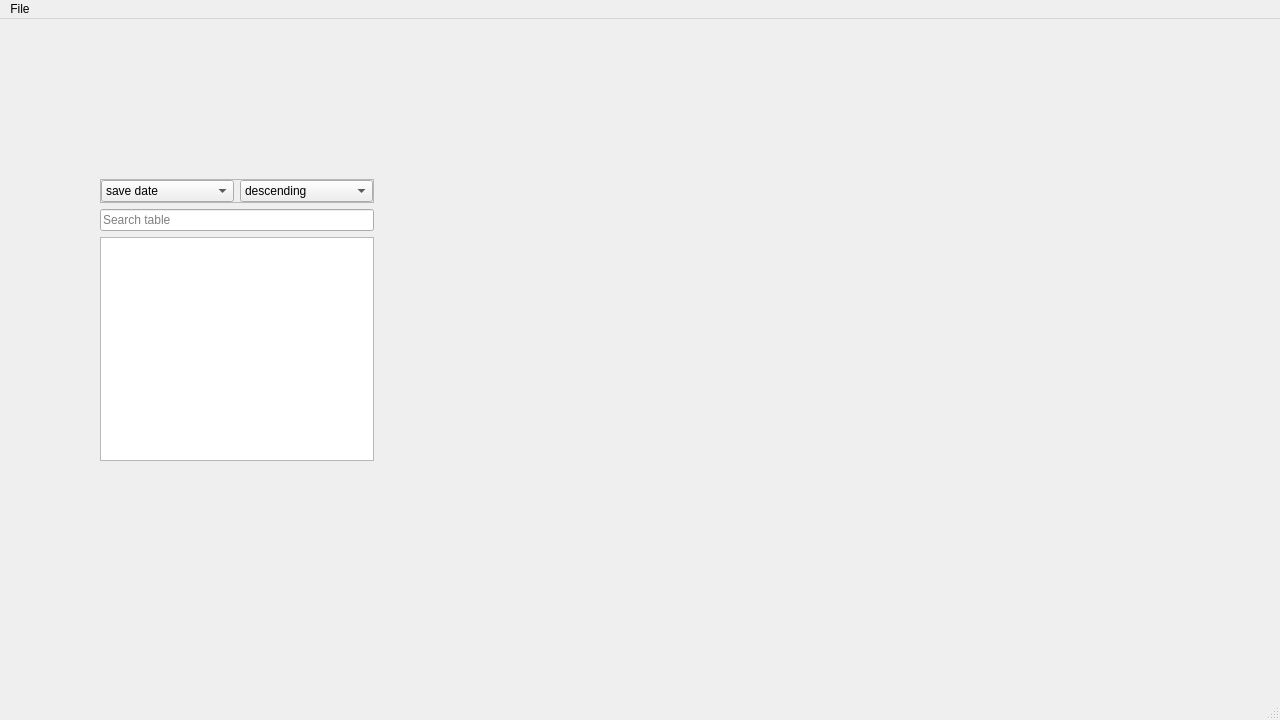
<?xml version="1.0" encoding="UTF-8"?>
<ui version="4.0">
 <class>MainWindow</class>
 <widget class="QMainWindow" name="MainWindow">
  <property name="geometry">
   <rect>
    <x>0</x>
    <y>0</y>
    <width>1280</width>
    <height>720</height>
   </rect>
  </property>
  <property name="windowTitle">
   <string>YT Saved Videos</string>
  </property>
  <widget class="QWidget" name="mainWidget">
   <widget class="QWidget" name="centralPanel" native="true">
    <property name="geometry">
     <rect>
      <x>100</x>
      <y>160</y>
      <width>274</width>
      <height>282</height>
     </rect>
    </property>
    <property name="sizePolicy">
     <sizepolicy hsizetype="Expanding" vsizetype="Expanding">
      <horstretch>2</horstretch>
      <verstretch>0</verstretch>
     </sizepolicy>
    </property>
    <layout class="QVBoxLayout" name="verticalLayout">
     <item>
      <widget class="QFrame" name="frame">
       <property name="frameShape">
        <enum>QFrame::StyledPanel</enum>
       </property>
       <property name="frameShadow">
        <enum>QFrame::Raised</enum>
       </property>
       <layout class="QHBoxLayout" name="horizontalLayout">
        <property name="leftMargin">
         <number>0</number>
        </property>
        <property name="topMargin">
         <number>0</number>
        </property>
        <property name="rightMargin">
         <number>0</number>
        </property>
        <property name="bottomMargin">
         <number>0</number>
        </property>
        <item>
         <widget class="QComboBox" name="tableSortDropDown">
          <property name="currentIndex">
           <number>1</number>
          </property>
          <item>
           <property name="text">
            <string>publish date</string>
           </property>
          </item>
          <item>
           <property name="text">
            <string>save date</string>
           </property>
          </item>
          <item>
           <property name="text">
            <string>video title</string>
           </property>
          </item>
          <item>
           <property name="text">
            <string>channel title</string>
           </property>
          </item>
         </widget>
        </item>
        <item>
         <widget class="QComboBox" name="tableSortDirDropDown">
          <property name="currentIndex">
           <number>1</number>
          </property>
          <item>
           <property name="text">
            <string>ascending</string>
           </property>
          </item>
          <item>
           <property name="text">
            <string>descending</string>
           </property>
          </item>
         </widget>
        </item>
       </layout>
      </widget>
     </item>
     <item>
      <widget class="QLineEdit" name="tableSearchBar">
       <property name="toolTip">
        <string>Press enter to filter table</string>
       </property>
       <property name="placeholderText">
        <string>Search table</string>
       </property>
       <property name="clearButtonEnabled">
        <bool>true</bool>
       </property>
      </widget>
     </item>
     <item>
      <widget class="QTableView" name="videoTable">
       <property name="sizePolicy">
        <sizepolicy hsizetype="Expanding" vsizetype="Expanding">
         <horstretch>2</horstretch>
         <verstretch>0</verstretch>
        </sizepolicy>
       </property>
       <property name="editTriggers">
        <set>QAbstractItemView::NoEditTriggers</set>
       </property>
       <property name="selectionBehavior">
        <enum>QAbstractItemView::SelectRows</enum>
       </property>
       <property name="verticalScrollMode">
        <enum>QAbstractItemView::ScrollPerItem</enum>
       </property>
       <property name="horizontalScrollMode">
        <enum>QAbstractItemView::ScrollPerPixel</enum>
       </property>
       <property name="sortingEnabled">
        <bool>false</bool>
       </property>
       <property name="cornerButtonEnabled">
        <bool>true</bool>
       </property>
       <attribute name="horizontalHeaderCascadingSectionResizes">
        <bool>false</bool>
       </attribute>
       <attribute name="horizontalHeaderDefaultSectionSize">
        <number>120</number>
       </attribute>
       <attribute name="horizontalHeaderHighlightSections">
        <bool>true</bool>
       </attribute>
       <attribute name="horizontalHeaderStretchLastSection">
        <bool>true</bool>
       </attribute>
      </widget>
     </item>
    </layout>
   </widget>
  </widget>
  <widget class="QMenuBar" name="menubar">
   <property name="geometry">
    <rect>
     <x>0</x>
     <y>0</y>
     <width>1280</width>
     <height>21</height>
    </rect>
   </property>
   <widget class="QMenu" name="menuImport">
    <property name="title">
     <string>File</string>
    </property>
    <addaction name="actionImport_playlists"/>
    <addaction name="actionManage_tags"/>
   </widget>
   <addaction name="menuImport"/>
  </widget>
  <widget class="QStatusBar" name="statusbar"/>
  <action name="actionImport_playlists">
   <property name="text">
    <string>Import playlists</string>
   </property>
  </action>
  <action name="actionManage_tags">
   <property name="text">
    <string>Manage tags</string>
   </property>
  </action>
 </widget>
 <resources/>
 <connections/>
</ui>
